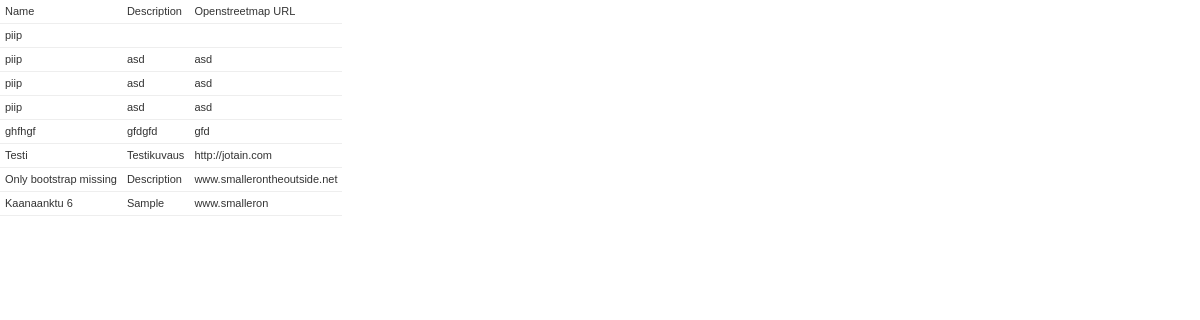
Page /geocache/ on the committed database.
### geocache/models.py (models this page shows, shortened)
class Geocache(models.Model):
	cache_name			=	models.CharField('Cache name', max_length=256)
	cache_description 	= 	models.CharField('Cache description', max_length=1024)
	cache_url			=	models.CharField('Openstreetmap URL', max_length=128)
	cache_secret		=	models.CharField('Cache secret', max_length=128)
	status_choices		=	(
			('active','Active'),
			('inactive','Inactive')
		)
	cache_status = models.CharField(max_length=20, choices=status_choices, default='active')
	type_choices		=	(
			('traditional', 'Traditional'),
			('micro', 'Micro'),
			('nano', 'Nano')
		)
	cache_status = models.CharField(max_length=20, choices=type_choices, default='traditional')

### geocache/views.py (the view)
class IndexView(generic.ListView):
	template_name = 'geocache/index.html'
	context_object_name = 'geocache_list_all'
	def get_queryset(self):
		return Geocache.objects.all().order_by('-cache_name')

### geocache/templates/geocache/index.html
{% load staticfiles %}
<link href="{% static 'css/base.css' %}" rel="stylesheet" media="screen">
{% if geocache_list_all %}
	<table>
		<tr>
			<td>Name</td>
			<td>Description</td>
			<td>Openstreetmap URL</td>
		</tr>
		{% for geocache in geocache_list_all %}
		<tr>
			<td>{{ geocache.cache_name }}</td>
			<td>{{ geocache.cache_description }}</td>
			<td>{{ geocache.cache_url }}</td>
		</tr>
		{% endfor %}
	</table>
{% else %}
	<p>No geocaches found.</p>
{% endif %}

### geocache/static/css/base.css (style rules this page uses)
table { border-collapse: collapse; border-color: #ccc; }
td, th { font-size: 11px; line-height: 13px; border-bottom: 1px solid #eee; vertical-align: top; padding: 5px; font-family: "Lucida Grande", Verdana, Arial, sans-serif; }

### rows in the picture
Geocache: cache_name "piip"
Geocache: cache_name "piip", cache_description "asd", cache_url "asd"
Geocache: cache_name "piip", cache_description "asd", cache_url "asd"
Geocache: cache_name "piip", cache_description "asd", cache_url "asd"
Geocache: cache_name "ghfhgf", cache_description "gfdgfd", cache_url "gfd"
Geocache: cache_name "Testi", cache_description "Testikuvaus", cache_url "http://jotain.com"
Geocache: cache_name "Only bootstrap missing", cache_description "Description", cache_url "www.smallerontheoutside.net"
Geocache: cache_name "Kaanaanktu 6", cache_description "Sample", cache_url "www.smalleron"
